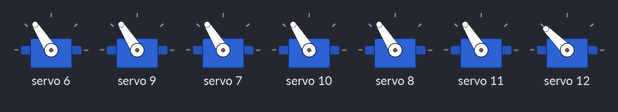
The sketch below on a simulated Arduino Uno, built with avr-gcc and run on an emulated ATmega328P. Parts: 7 × servo.

Above: at 0.45 s.
At 0.6 s:
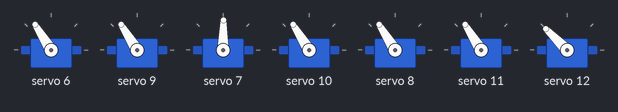
At 0.75 s:
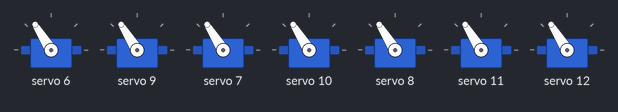
At 0.9 s:
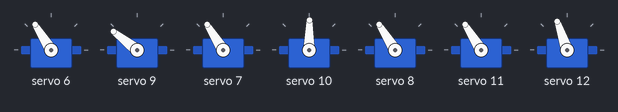
At 1.05 s:
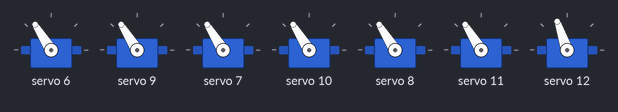
Timing chart, 0 to 3.4 s (numbered marks = the images above):
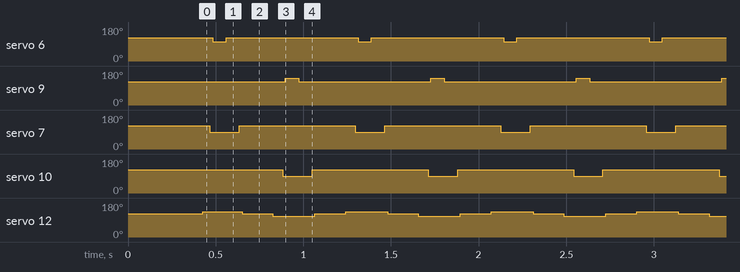

The sketch:

humanoid_robot.ino
```cpp
#include <Wire.h>
#include <Adafruit_PWMServoDriver.h>

Adafruit_PWMServoDriver pwm = Adafruit_PWMServoDriver();

// MG996R pulse range
#define SERVOMIN  120
#define SERVOMAX  620

#define SERVO_FREQ 50

// Servo channels
#define HEAD_PAN        0
#define HEAD_TILT       1
#define L_SHOULDER      2
#define L_ELBOW         3
#define R_SHOULDER      4
#define R_ELBOW         5
#define L_HIP           6
#define L_KNEE          7
#define L_ANKLE         8
#define R_HIP           9
#define R_KNEE          10
#define R_ANKLE         11
#define WAIST           12

int angleToPulse(int angle) {
  return map(angle, 0, 180, SERVOMIN, SERVOMAX);
}

void moveServo(uint8_t ch, int angle) {
  pwm.setPWM(ch, 0, angleToPulse(angle));
  delay(15);   // minimal safe delay
}

// Neutral pose
void standStraight() {
  moveServo(L_HIP, 90);
  moveServo(R_HIP, 90);
  moveServo(L_KNEE, 90);
  moveServo(R_KNEE, 90);
  moveServo(L_ANKLE, 90);
  moveServo(R_ANKLE, 90);
  moveServo(WAIST, 90);
}

// Fast left step
void stepLeft() {
  moveServo(WAIST, 100);    // weight shift
  delay(40);

  moveServo(L_KNEE, 65);
  moveServo(L_HIP, 75);
  delay(60);

  moveServo(L_HIP, 90);     // forward
  delay(60);

  moveServo(L_KNEE, 90);    // down
  moveServo(WAIST, 90);
  delay(40);
}

// Fast right step
void stepRight() {
  moveServo(WAIST, 80);     // weight shift
  delay(40);

  moveServo(R_KNEE, 65);
  moveServo(R_HIP, 105);
  delay(60);

  moveServo(R_HIP, 90);     // forward
  delay(60);

  moveServo(R_KNEE, 90);    // down
  moveServo(WAIST, 90);
  delay(40);
}

void setup() {
  pwm.begin();
  pwm.setPWMFreq(SERVO_FREQ);
  delay(300);

  standStraight();
}

void loop() {
  stepLeft();
  delay(120);
  stepRight();
  delay(120);
}
```

Measured:
- by itself, servo 6: alternates 122° for 0.75 s and 103° for 0.08 s
- by itself, servo 9: alternates 142° for 0.08 s and 122° for 0.75 s
- by itself, servo 7, servo 10: alternates 122° for 0.66 s and 89° for 0.17 s
- by itself, servo 12: repeats every 0.83 s: 122° 0.18 s, 109° 0.24 s, 122° 0.18 s, 135° 0.24 s
